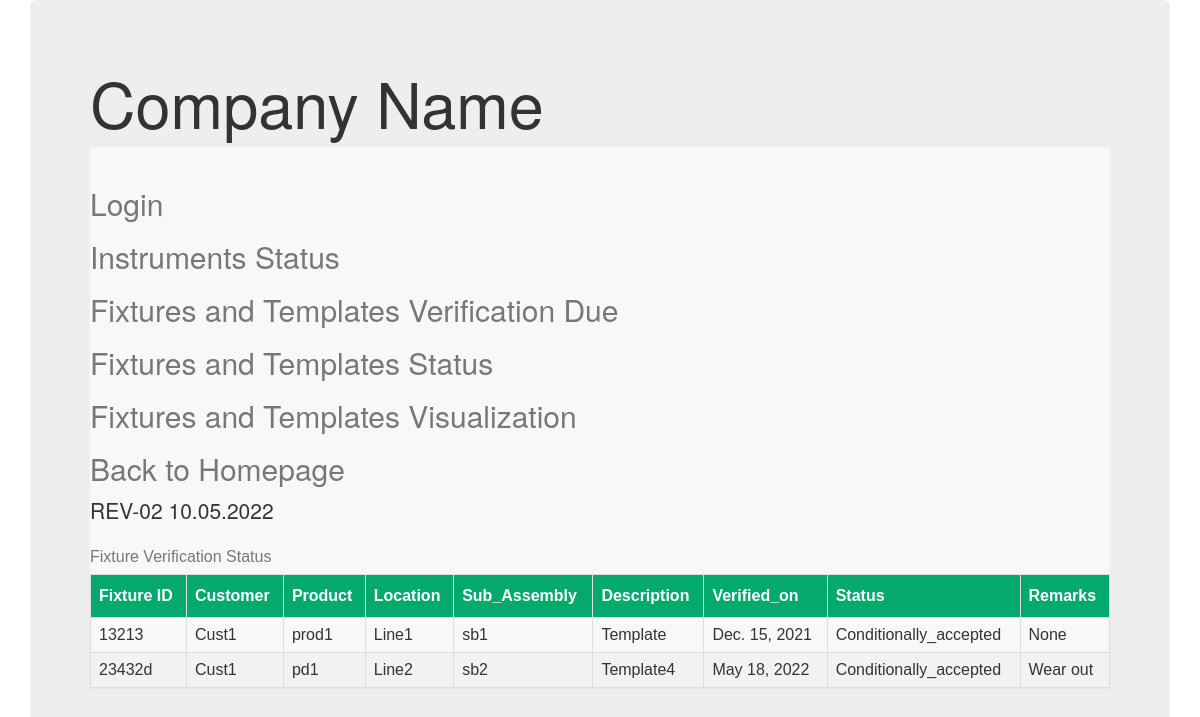
Page /Fixtures2 on the committed database.
### Calibration/models.py (models this page shows, shortened)
class Fixture_List(models.Model):
    Customer  = models.CharField(max_length=256,blank=True,null=True)
    result=(   ("Accepted","Accepted"),
                ("Rejected","Rejected"),
                ("Conditionally_accepted","Conditionally_accepted")
                )
    Product_description  = models.CharField(max_length=100,blank=True,null=True)
    Sub_Assembly  = models.CharField(max_length=100,blank=True,null=True)
    Fixture_or_Template_ID = models.CharField(max_length=100,blank=True,null=True)
    Description = models.CharField(max_length=100,blank=True,null=True)
    Location_used = models.CharField(max_length=100,blank=True,null=True)
    Verification_Freq = models.IntegerField()
    Verification_Plan =models.DateField(null=True,blank=True)
    Verified_on =models.DateField(null=True,blank=True)
    Next_Verification_Due =models.DateField(editable=False,null=True,blank=True)
    Status = models.CharField(max_length=100,choices = result,null=True,blank=True)
    Remarks =models.CharField(max_length=256,null=True,blank=True)
    Verification_report1 =models.FileField(upload_to='Calibration/Fixture_or_Templates',null=True,blank=True)
    Verification_report2 =models.FileField(upload_to='Calibration/Fixture_or_Templates',null=True,blank=True)

### Calibration/views.py (the view)
# urls.py: path('Fixtures2',views.Fixtures_Listview2.as_view(), name='Fixtures2'),
class Fixtures_Listview2(ListView):
    context_object_name = 'Fixtures2'
    model = Fixture_List
    template_name=  'Fixtures2.html'
    queryset = Fixture_List.objects.filter(Status = "Conditionally_accepted" )
    ordering = ['Status']

### templates/Fixtures2.html (shortened to what this page needs)
<html lang="en" dir="ltr">
  <head>
    <link rel="stylesheet" href="https://maxcdn.bootstrapcdn.com/bootstrap/3.3.7/css/bootstrap.min.css"
  </head>
  <body>
    <div class="container">
    <div class="jumbotron">
    <h1>Company Name </h1>
      <nav class="navbar navbar-default navbar-static-top"
      <ul  class="nav navbar-nav"><br>
    <h2><a class="navbar-link", href="{% url "admin:index" %}">Login</a></h2>
    <h2><a class="navbar-link" href="{% url "Instruments" %}">Instruments Status</a></h2>
    <h2><a class="navbar-link" href="{% url "Fixtures" %}">Fixtures and Templates Verification Due</a></h2>
    <h2><a class="navbar-link" href="{% url "Fixtures2" %}">Fixtures and Templates Status</a></h2>
    <h2><a class="navbar-link" href="{% url "Cal" %}">Fixtures and Templates Visualization</a></h2>
     <h2><a class="navbar-link", href="{% url "home" %}">Back to Homepage</a></h2>
         {% if Fixtures2 %}
               <p>REV-02 10.05.2022</p>
         <table id="customers">
             <caption>Fixture Verification Status</caption>
            <thead>
              <th>Fixture ID</th>
              <th>Customer</th>
                <th>Product</th>
                  <th>Location</th>
                    <th>Sub_Assembly</th>
              <th>Description</th>
              <th>Verified_on</th>
              <th>Status</th>
                <th>Remarks</th>
           </thead>
              {% for acc1 in Fixtures2 %}
             <tr>
               <td>{{acc1.Fixture_or_Template_ID}}</td>
               <td>{{acc1.Customer}}</td>
                <td>{{acc1.Product_description}}</td>
               <td>{{acc1.Location_used}}</td>
               <td>{{acc1.Sub_Assembly}}</td>
               <td>{{acc1.Description}}</td>
               <td>{{ acc1.Verified_on }}</td>
                <td>{{ acc1.Status }}</td>
                <td>{{ acc1.Remarks }}</td>
             </tr>
             {% endfor %}
         </table>
          {% else %}
        <p>Fixtures No due for Calibration</p>
      {% endif %}

### templates/Fixtures2.html (style rules this page uses)
#customers { font-family: Arial, Helvetica, sans-serif; border-collapse: collapse; width: 100%; }
#customers td, #customers th { border: 1px solid #ddd; padding: 8px; }
#customers tr:nth-child(even) { background-color: #f2f2f2; }
#customers th { padding-top: 12px; padding-bottom: 12px; text-align: left; background-color: #04AA6D; color: white; }

### rows in the picture
Fixture_List: Fixture_or_Template_ID "13213", Customer "Cust1", Product_description "prod1", Location_used "Line1", Sub_Assembly "sb1", Description "Template", Verified_on "Dec. 15, 2021", Status "Conditionally_accepted", Remarks "None"
Fixture_List: Fixture_or_Template_ID "23432d", Customer "Cust1", Product_description "pd1", Location_used "Line2", Sub_Assembly "sb2", Description "Template4", Verified_on "May 18, 2022", Status "Conditionally_accepted", Remarks "Wear out"
